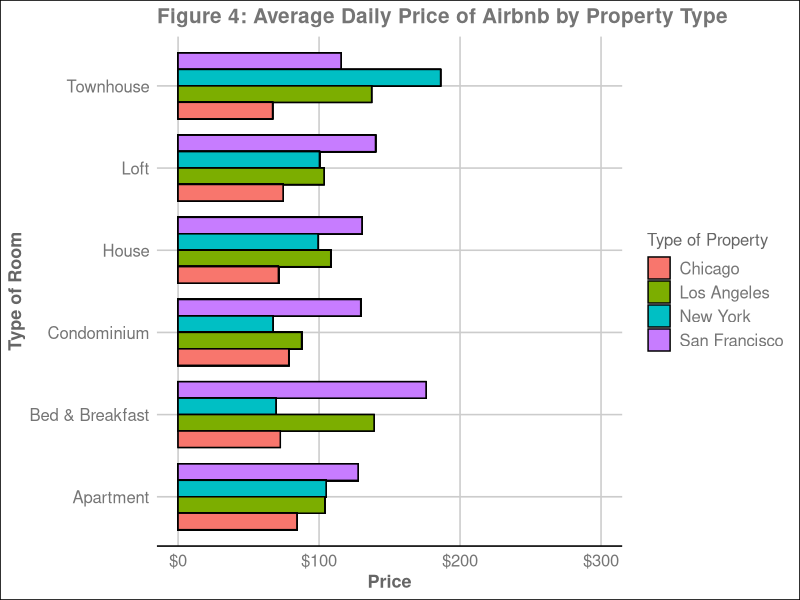

Write the R code that produced this figure.
library(ggplot2)
library(dplyr)
library(tidyr)
library(readr)
library(stringr)
library(scales)
library(ggthemes)


#property.type
citydf_1 = read_csv("updated_cleaned_four_cities.csv") %>% 
  group_by(City, Property.Type) %>% 
  mutate(dailyavg = mean(Price)) %>% 
  #filter property type so that it only contains the common properties among
  #all four cities
  filter(Property.Type %in% c("Townhouse", 
                              "Loft", 
                              "House", 
                              "Condominium", 
                              "Bed & Breakfast", 
                              "Apartment"))


#ggplot for property type
ggplot(citydf_1)+
  geom_bar(aes(x = Property.Type, 
               y = dailyavg, 
               fill = City), 
           color = "black",
           stat="identity", 
           position = position_dodge(), 
           width = 0.8) + 
  coord_flip() +
  scale_y_continuous(labels = dollar_format(prefix = "$"),
                     limits = c(0,300),
                     breaks = seq(0,300,100)) +
  labs(title = str_wrap(
    "Figure 4: Average Daily Price of Airbnb by Property Type"),
       x = "Type of Room",
       y = "Price") +
  scale_fill_discrete(name = "Type of Property") +
  theme_gdocs() +
  theme(
    axis.title.x = element_text(size = 13, face = "bold"),
    axis.title.y = element_text(size = 13, face = "bold"),
    plot.title = element_text(size = 15, face = "bold")) 



  